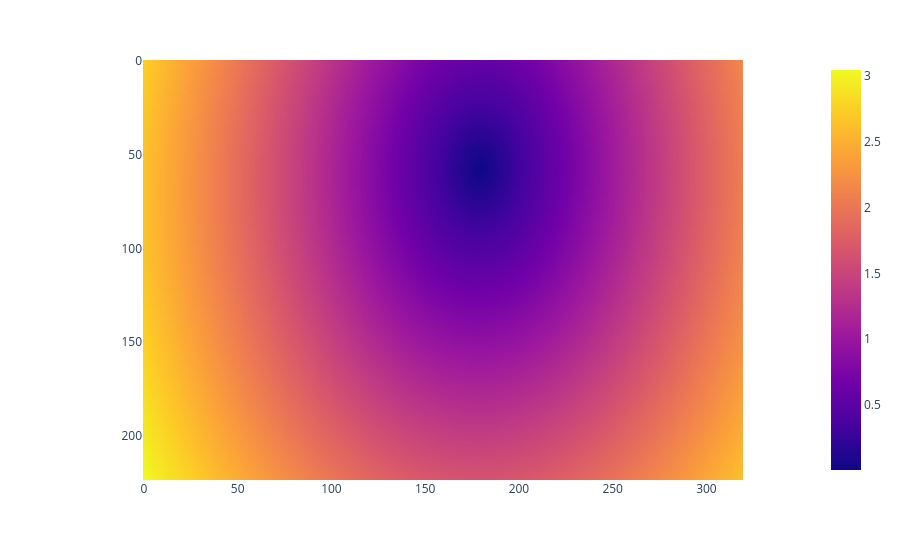

Here is the notebook cell this chart was saved with:
### Markdown cell above
Plot the distance map to visualize distance of each point in the Digital Height Model w.r.t. our target point (Birmensdorf)

### Code cell
px.imshow(all_dists.reshape(height, width).astype(np.float32)[::-1, :])

### Figure 1 — Plotly figure (JSON) as saved in the notebook; plotly's stock layout.template omitted (floating-point values rounded to 4 significant figures; data arrays with more than 128 entries replaced by an {"elided": "..."} marker saying what was removed)
{"data": [{"coloraxis": "coloraxis", "hovertemplate": "x: %{x}<br>y: %{y}<br>color: %{z}<extra></extra>", "name": "0", "type": "heatmap", "xaxis": "x", "yaxis": "y", "z": {"elided": "224x320 float values"}}], "layout": {"coloraxis": {"colorscale": [[0, "#0d0887"], [0.1111, "#46039f"], [0.2222, "#7201a8"], [0.3333, "#9c179e"], [0.4444, "#bd3786"], [0.5556, "#d8576b"], [0.6667, "#ed7953"], [0.7778, "#fb9f3a"], [0.8889, "#fdca26"], [1, "#f0f921"]]}, "margin": {"t": 60}, "xaxis": {"anchor": "y", "constrain": "domain", "domain": [0, 1], "scaleanchor": "y"}, "yaxis": {"anchor": "x", "autorange": "reversed", "constrain": "domain", "domain": [0, 1]}}}
